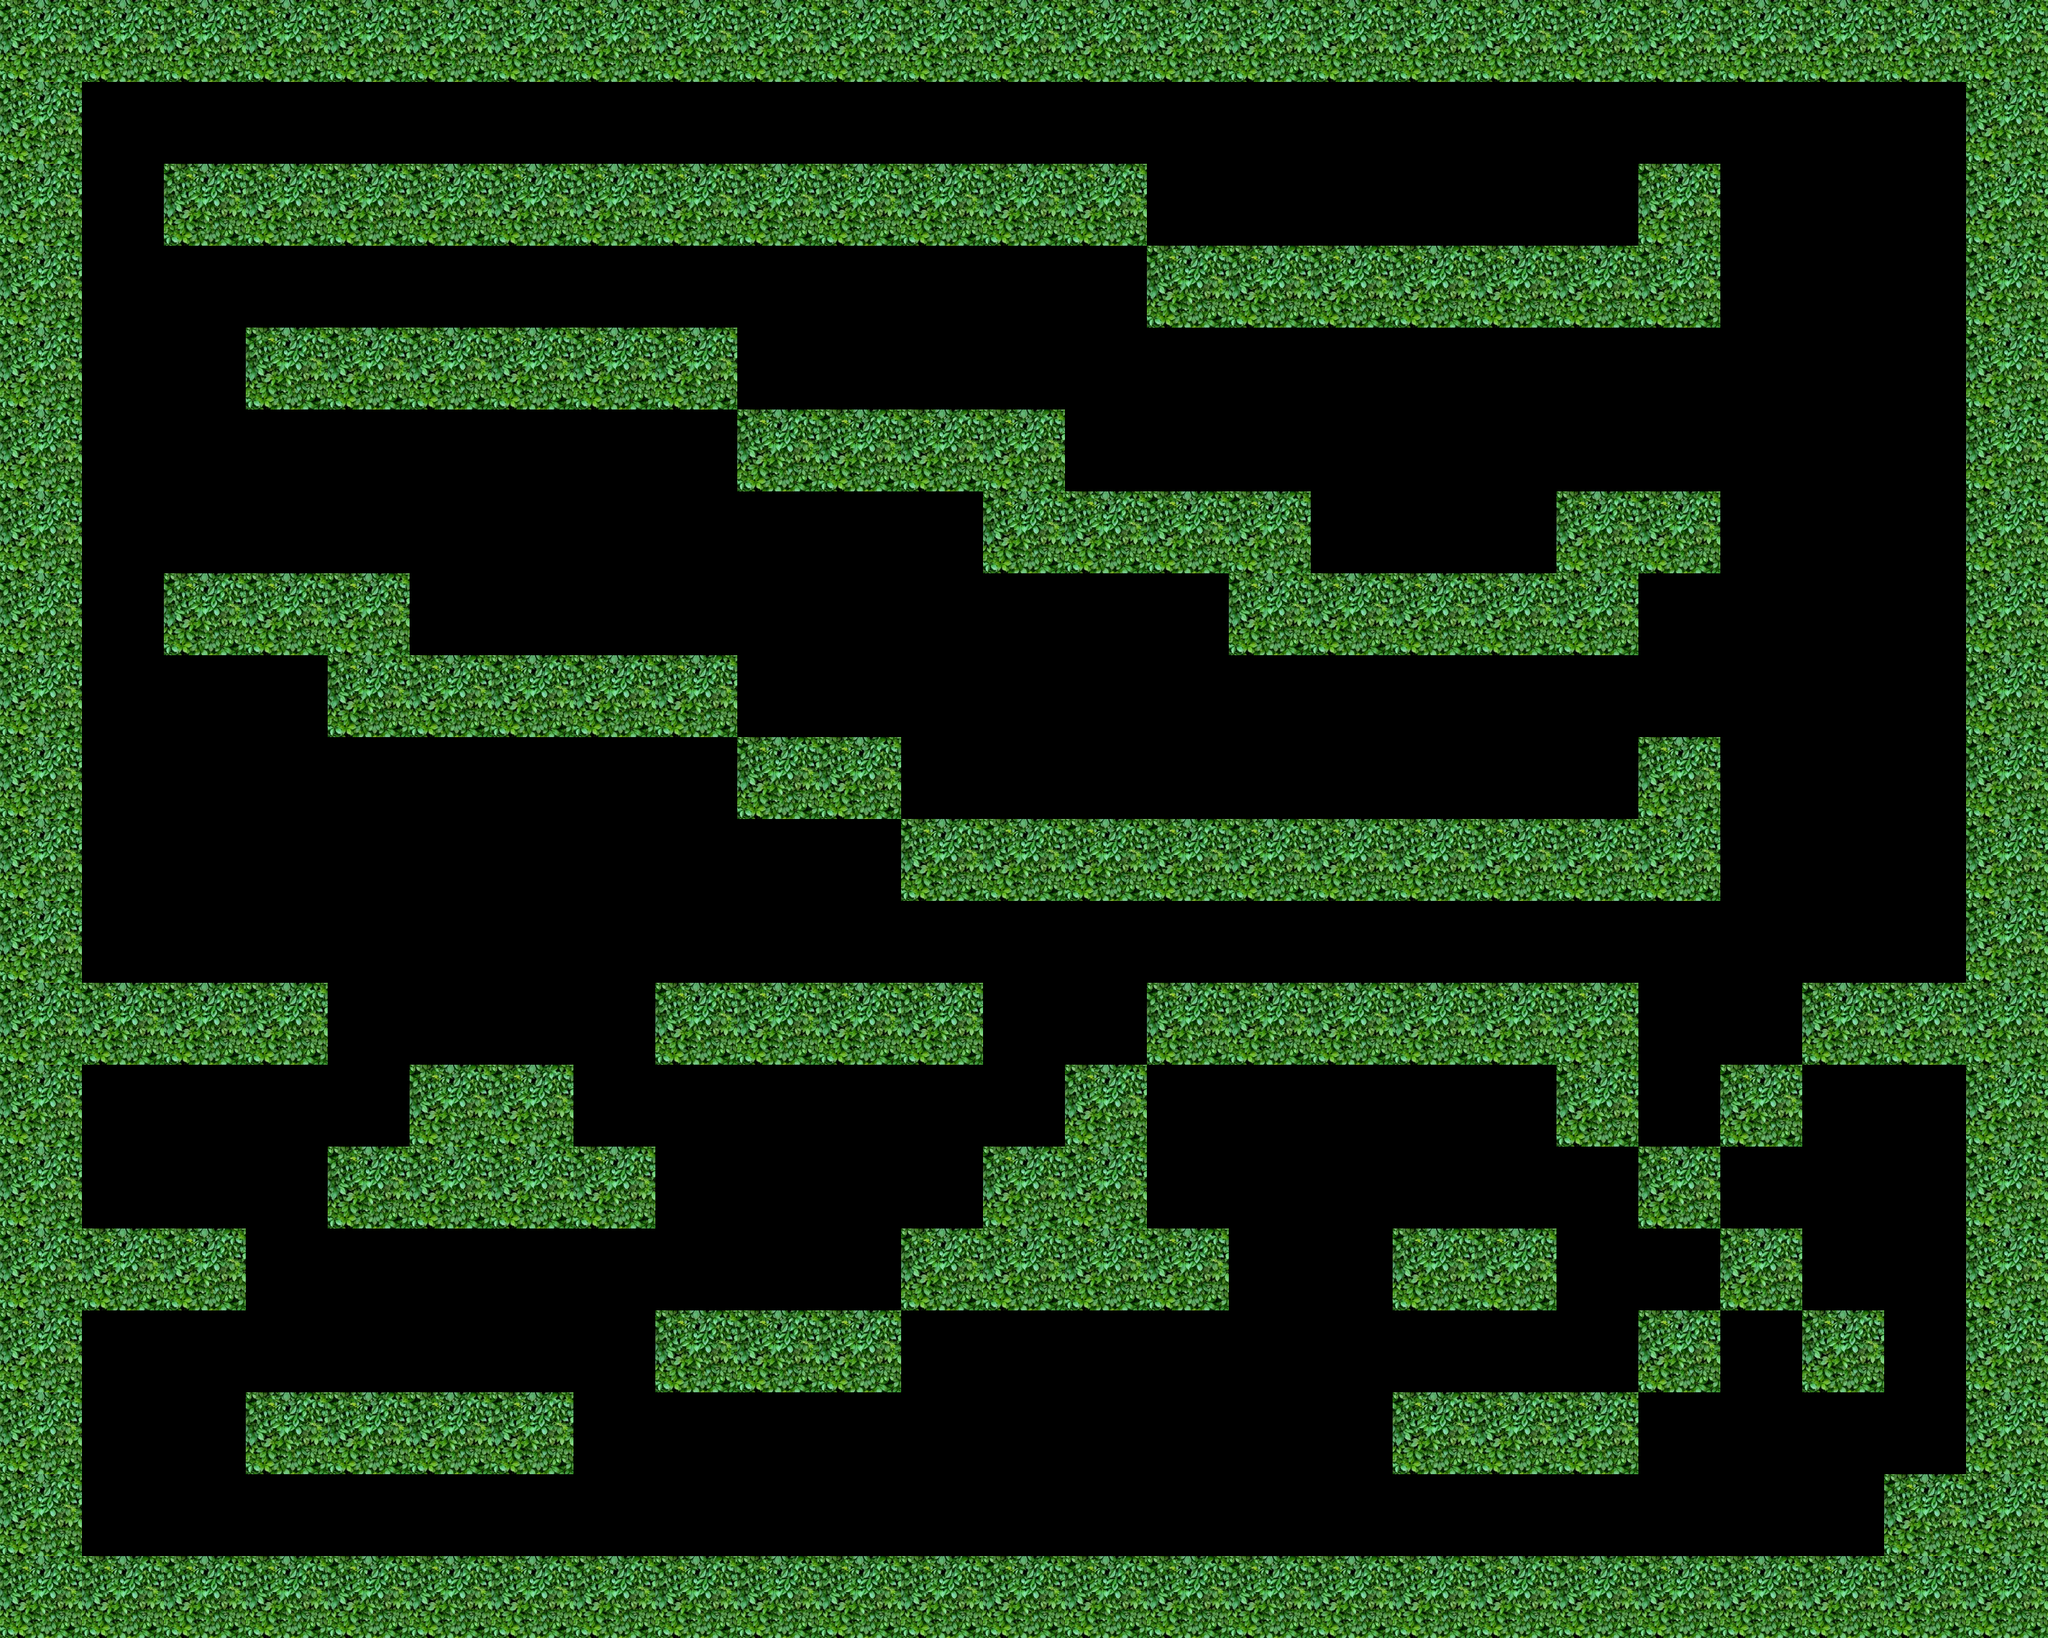

Below is a game level as drawn by its tile map, then a one-line description and the .tmx that defines it (tile-layer data replaced by summaries):
An orthogonal 25x20 tile map with 128x128 px tiles, 1 tile layer (Wall).

<map version="1.2" tiledversion="1.2.5" orientation="orthogonal" renderorder="right-down" width="25" height="20" tilewidth="128" tileheight="128" infinite="0" nextlayerid="2" nextobjectid="1">
 <tileset firstgid="1" name="Ground" tilewidth="128" tileheight="128" tilecount="1" columns="1">
  <image source="images/wall.png" width="200" height="200" />
 </tileset>
 <layer id="1" name="Wall" width="25" height="20">
  <data>[500 cells, 197 non-empty, 1 distinct tile ids]</data>
 </layer>
</map>